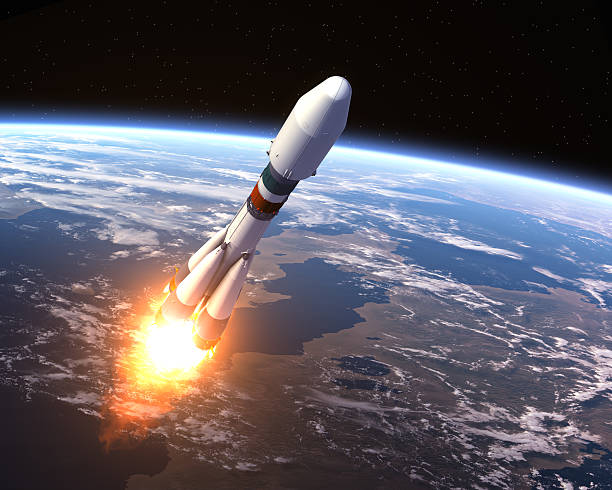
#> input picture SEM 2/IP/Practical/Img/satellite.jpg, 612 x 490 px, found by its file name
$ python image_watermarking.py
#> lines starting #> are read from the running program, lines starting #| are printed output that depends on the picture; pictures that were not available may be replaced by others from this repository, and a replacement may not be noted
import cv2

# Read the input and watermark images
img = cv2.imread('Img\\satellite.jpg')
#> img is the input picture: shape (490, 612, 3); mean B, G, R 96.9, 88.7, 93.4
watermark = cv2.imread("Img\\watermark.png")
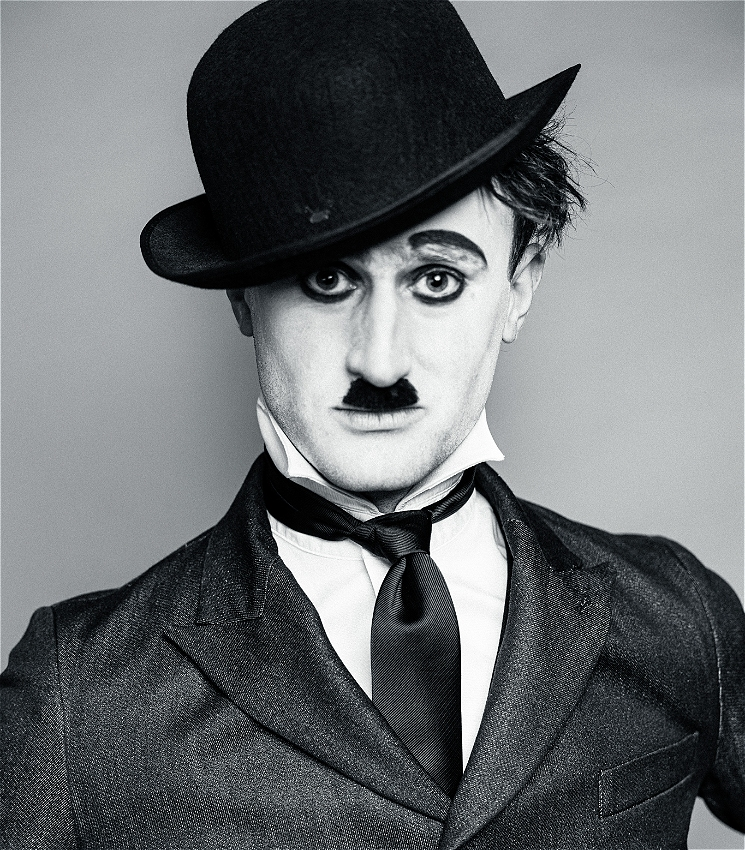
#> input picture SEM 2/IP/Practical/Img/charlie.jpg, 745 x 850 px, given in place of watermark.png, which was not available
#> watermark is the input picture: shape (850, 745, 3); mean B, G, R 114.6, 112.2, 108.6

# Resize watermark to fit within the size of the input image
watermark = cv2.resize(watermark, (img.shape[1], img.shape[0]))
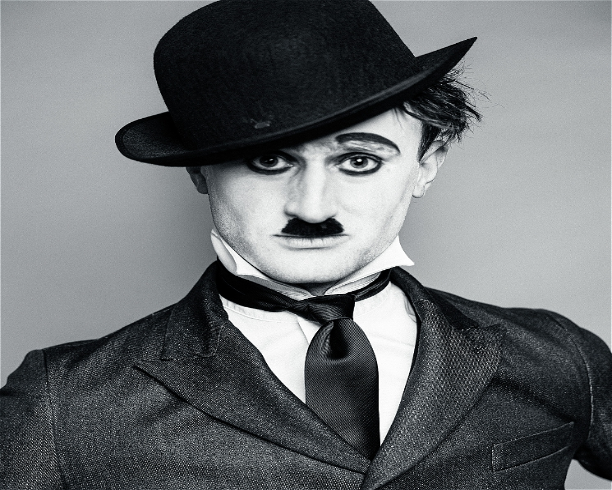
#> watermark: shape (490, 612, 3); mean B, G, R 114.5, 112.1, 108.5

# Calculate position to place the watermark in the center
wm_x = (img.shape[1] - watermark.shape[1]) // 2
#> wm_x = 0
wm_y = (img.shape[0] - watermark.shape[0]) // 2
#> wm_y = 0

# Blend images using addWeighted
result = img.copy()
result[wm_y:wm_y+watermark.shape[0], wm_x:wm_x+watermark.shape[1]] = cv2.addWeighted(
    img[wm_y:wm_y+watermark.shape[0], wm_x:wm_x+watermark.shape[1]], 0.7,
    watermark, 0.3, 0
)
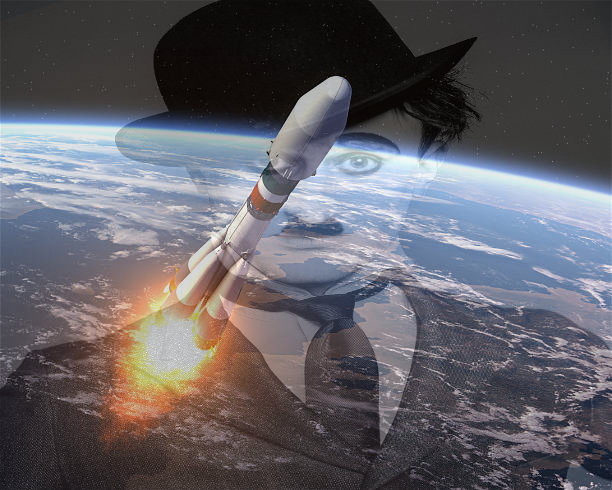
#> result: shape (490, 612, 3); mean B, G, R 102.2, 95.8, 97.9

cv2.namedWindow('Watermarked Image', cv2.WINDOW_NORMAL)
cv2.resizeWindow('Watermarked Image', img.shape[1], img.shape[0])
cv2.imshow('Watermarked Image', result)
cv2.waitKey(0)
cv2.destroyAllWindows()
